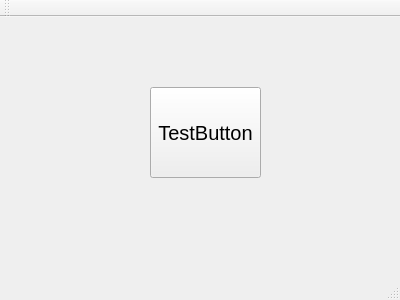
<?xml version="1.0" encoding="UTF-8"?>
<ui version="4.0">
 <class>MainWindow</class>
 <widget class="QMainWindow" name="MainWindow">
  <property name="geometry">
   <rect>
    <x>0</x>
    <y>0</y>
    <width>400</width>
    <height>300</height>
   </rect>
  </property>
  <property name="windowTitle">
   <string>MainWindow</string>
  </property>
  <widget class="QWidget" name="centralWidget">
   <widget class="QToggleButton" name="toolButton">
    <property name="geometry">
     <rect>
      <x>150</x>
      <y>70</y>
      <width>111</width>
      <height>91</height>
     </rect>
    </property>
    <property name="font">
     <font>
      <pointsize>15</pointsize>
     </font>
    </property>
    <property name="text">
     <string>TestButton</string>
    </property>
   </widget>
  </widget>
  <widget class="QMenuBar" name="menuBar">
   <property name="geometry">
    <rect>
     <x>0</x>
     <y>0</y>
     <width>400</width>
     <height>22</height>
    </rect>
   </property>
  </widget>
  <widget class="QToolBar" name="mainToolBar">
   <attribute name="toolBarArea">
    <enum>TopToolBarArea</enum>
   </attribute>
   <attribute name="toolBarBreak">
    <bool>false</bool>
   </attribute>
  </widget>
  <widget class="QStatusBar" name="statusBar"/>
 </widget>
 <layoutdefault spacing="6" margin="11"/>
 <customwidgets>
  <customwidget>
   <class>QToggleButton</class>
   <extends>QToolButton</extends>
   <header>qtogglebutton.h</header>
  </customwidget>
 </customwidgets>
 <resources/>
 <connections/>
</ui>
